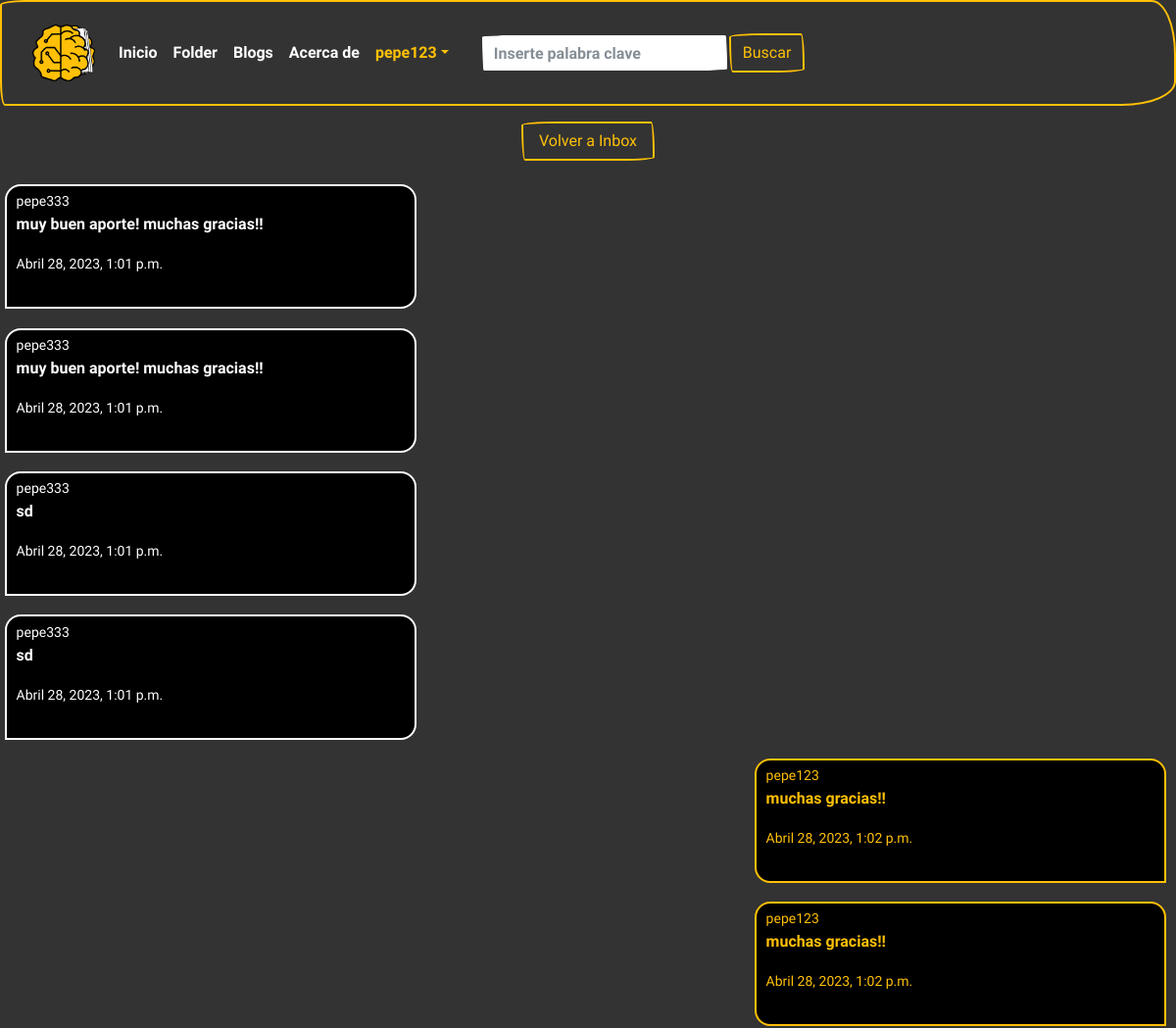
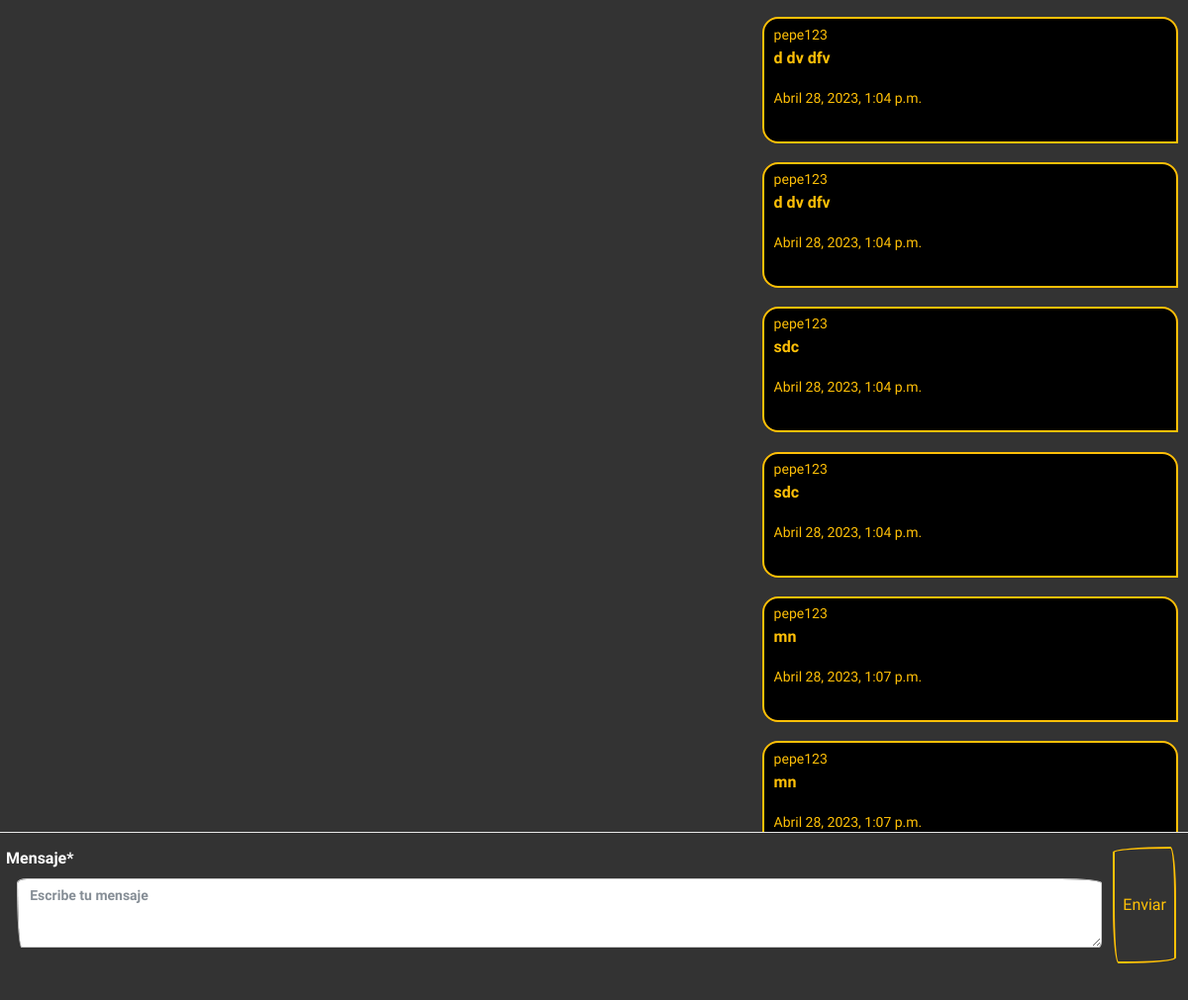
The app's page /mensajes/ms/pepe333 (signed in) with its own data (2 pictures, top to bottom).
### Dm/models.py (models this page shows)
class ModelBase(models.Model):
    id = models.UUIDField(default=uuid.uuid4,
                          primary_key=True, db_index=True, editable=False)
    tiempo = models.DateTimeField(auto_now_add=True)
    actualizar = models.DateTimeField(auto_now=True)
    class Meta:
        abstract = True

class CanalMensaje(ModelBase):
    canal = models.ForeignKey("Canal", on_delete=models.CASCADE)
    usuario = models.ForeignKey(User, on_delete=models.CASCADE)
    texto = models.TextField()

### Dm/views.py (the view)
# urls.py: path("ms/<str:username>", DetailMs.as_view(), name="detailms"),
class DetailMs(LoginRequiredMixin, CanalFormMixin, DetailView):
	template_name= 'Dm/canal_detail.html'
	def get_object(self, *args, **kwargs):
		username = self.kwargs.get("username")
		mi_username = self.request.user.username
		canal, _ = Canal.objects.obtener_o_crear_canal_ms(mi_username, username)
		if username == mi_username:
			mi_canal, _ = Canal.objects.obtener_o_crear_canal_usuario_actual(self.request.user)
			return mi_canal
		if canal == None:
			raise Http404
		return canal

### Dm/forms.py
class FormMensajes(forms.Form):
    mensaje = forms.CharField(widget=forms.Textarea(attrs={
        "class": "formulario_ms",
        "placeholder": "Escribe tu mensaje"
    }))

### Dm/models.py (called while the page is built, shortened)
    def solo_dos(self):
        return self.annotate(num_usuarios=Count("usuarios")).filter(num_usuarios=2)

    def filtrar_por_username(self, username):
        return self.filter(canalusuario__usuario__username=username)

    def get_queryset(self, *args, **kwargs):
        return CanalQuerySet(self.model, using=self._db)

    def filtrar_ms_por_privado(self, username_a, username_b):
        return self.get_queryset().solo_dos().filtrar_por_username(username_a).filtrar_por_username(username_b)

    def obtener_o_crear_canal_ms(self, username_a, username_b):
        qs = self.filtrar_ms_por_privado(username_a, username_b)
        if qs.exists():
            return qs.order_by("tiempo").first(), False  # obj, created

### templates/Dm/canal_detail.html (shortened to what this page needs)
{% extends 'base.html' %}
{% load crispy_forms_tags %}
{% block contenido %}
<div class="d-flex justify-content-center">
	<a class='btn btn-outline-warning px-3' href="/mensajes/">Volver a Inbox</a>
</div>
<div id="contenedor_ms">
	{% for mensaje in object.canalmensaje_set.all %}
	<div class="div_ms {% if request.user == mensaje.usuario %}mis_mensajes
		{% else %} tus_mensajes{% endif %}">
		<small>{{mensaje.usuario}}</small>
		<p>{{mensaje.texto}}</p>
		<small>{{mensaje.tiempo}}</small>
	</div>
	{% endfor %}
</div>
<div class="div_form_ms">
	<form class='p-2 d-flex text-white align-items-stretch' id="form_submit" action="{{ request.path }}" method="POST">
		<div class="w-100">
			{{ form|crispy }}
		</div>
		<button name="form_submit" class="p-2 btn btn-outline-warning flex-shrink-1 h-2">
			Enviar
		</button>
	</form>
</div>
{% endblock %}

### templates/base.html (shortened to what this page needs)
<!DOCTYPE html>
<html lang="es">
<head>
    {% load static %}
    <link rel="stylesheet" href="https://cdn.jsdelivr.net/npm/bootswatch@4.5.2/dist/sketchy/bootstrap.min.css"
>
</head>
<body>
    <header>
        <nav class="navbar navbar-expand-lg navbar-dark bg-primary border-warning">
            <div class="container-fluid">
                <a class="navbar-brand" href="{%url 'home'%}"><img style="width:4rem;margin:0px"
                        src="{%static 'img/aifolder.png'%}" alt="" srcset=""></a>
                <div class="collapse navbar-collapse" id="navbarColor01">
                    <ul class="navbar-nav me-auto">
                        <li class="nav-item">
                            <a class="nav-link active" href="{%url 'home'%}">Inicio</a>
                        </li>
                        <li class="nav-item">
                            <a class="nav-link" href="{%url 'explore'%}">Folder</a>
                        </li>
                        <li class="nav-item">
                            <a class="nav-link" href="{%url 'blog'%}">Blogs</a>
                        </li>
                        <li class="nav-item">
                            <a class="nav-link" href="{%url 'about'%}">Acerca de</a>
                        </li>
                        {% if user.is_authenticated %}
                        <li class="nav-item dropdown">
                            <a class="nav-link dropdown-toggle text-warning" data-bs-toggle="dropdown" href="#"
                                role="button" aria-haspopup="true" aria-expanded="false">{{user}}</a>
                        </li>
                        {% endif %}
                    </ul>
                    <form class="d-flex" action="{% url 'search' %}" method="GET">
                        <div class="form">
                            <div class="d-flex m-4">
                                <input type="text" class="form-control" id="claves" name="claves"
                                    placeholder="Inserte palabra clave" required><button
                                    class="btn btn-outline-warning text-secoundary my-2 my-sm-0" type="submit"
                                    class="btn btn-primary">Buscar</button>
                            </div>
                        </div>
                    </form>
                </div>
            </div>
        </nav>
    </header>
    <main>
        <div style="margin-top: 1rem">
            {% block contenido %}
            {% endblock contenido %}
        </div>
    </main>
</body>
</html>

### templates/base.html (style rules this page uses)
body { margin: 0px; border: 0px; padding: 0px; background: #333333; }

### templates/Dm/canal_detail.html (style rules this page uses)
#contenedor_ms { width: 100%; height: calc(55vh); margin: 5px 0; overflow-y: auto; border-bottom: 1px solid #e6e6e6; background: #333333; }
.div_ms { margin: 1.2rem auto; width: 35%; padding: 0.2rem 0.6rem 02rem 0.6rem; }
.mis_mensajes { margin-right: 10px; background-color: rgb(0, 0, 0); color: #ffc007; border-color: #ffc007; border-width: 2px; border-style: solid; border-bottom-left-radius: 16px; border-top-left-radius: 16px; border-top-right-radius: 16px; }
.tus_mensajes { background: rgb(0, 0, 0); margin-left: 5px; color: #fff; border-bottom-right-radius: 16px; border-color: #ffffff; border-width: 2px; border-style: solid; border-top-left-radius: 16px; border-top-right-radius: 16px; }
.div_form_ms { width: 100%; margin-top: 5px; margin-bottom: 5px; margin-left: -3px; border: 1px solid #333333; }
#id_mensaje { display: block; padding: 6px 12px; margin-left: 1%; margin-right: 1%; width: 98%; min-width: 98%; max-width: 98%; height: 70px; min-height: 70px; max-height: 70px; box-sizing: border-box; font-size: 14px; color: #333; border: 1px solid #ccc; border-radius: 4px; }

### records on screen
CanalMensaje: usuario "pepe333", texto "muy buen aporte! muchas gracias!!", tiempo "Abril 28, 2023, 1:01 p.m."
CanalMensaje: usuario "pepe333", texto "muy buen aporte! muchas gracias!!", tiempo "Abril 28, 2023, 1:01 p.m."
CanalMensaje: usuario "pepe333", texto "sd", tiempo "Abril 28, 2023, 1:01 p.m."
CanalMensaje: usuario "pepe333", texto "sd", tiempo "Abril 28, 2023, 1:01 p.m."
CanalMensaje: usuario "pepe123", texto "muchas gracias!!", tiempo "Abril 28, 2023, 1:02 p.m."
CanalMensaje: usuario "pepe123", texto "muchas gracias!!", tiempo "Abril 28, 2023, 1:02 p.m."
CanalMensaje: usuario "pepe123", texto "d dv dfv", tiempo "Abril 28, 2023, 1:04 p.m."
CanalMensaje: usuario "pepe123", texto "d dv dfv", tiempo "Abril 28, 2023, 1:04 p.m."
CanalMensaje: usuario "pepe123", texto "sdc", tiempo "Abril 28, 2023, 1:04 p.m."
CanalMensaje: usuario "pepe123", texto "sdc", tiempo "Abril 28, 2023, 1:04 p.m."
CanalMensaje: usuario "pepe123", texto "mn", tiempo "Abril 28, 2023, 1:07 p.m."
CanalMensaje: usuario "pepe123", texto "mn", tiempo "Abril 28, 2023, 1:07 p.m."

### other values on screen
{{ user }} "pepe123"
